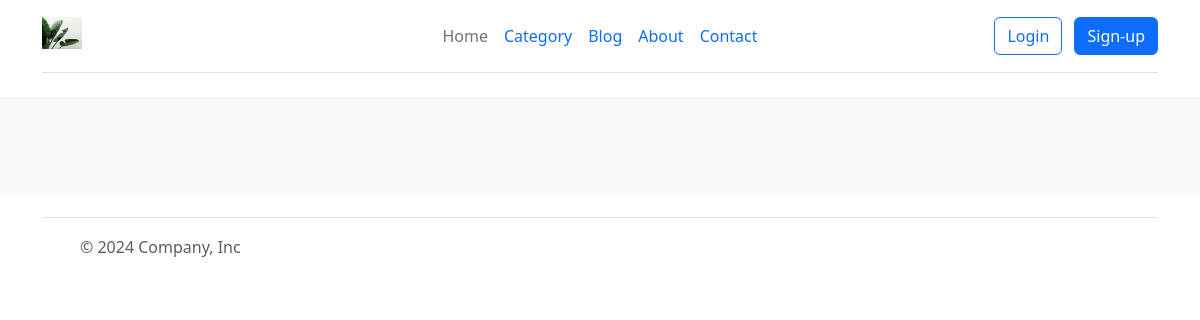
The app's page /blogs/, older data.
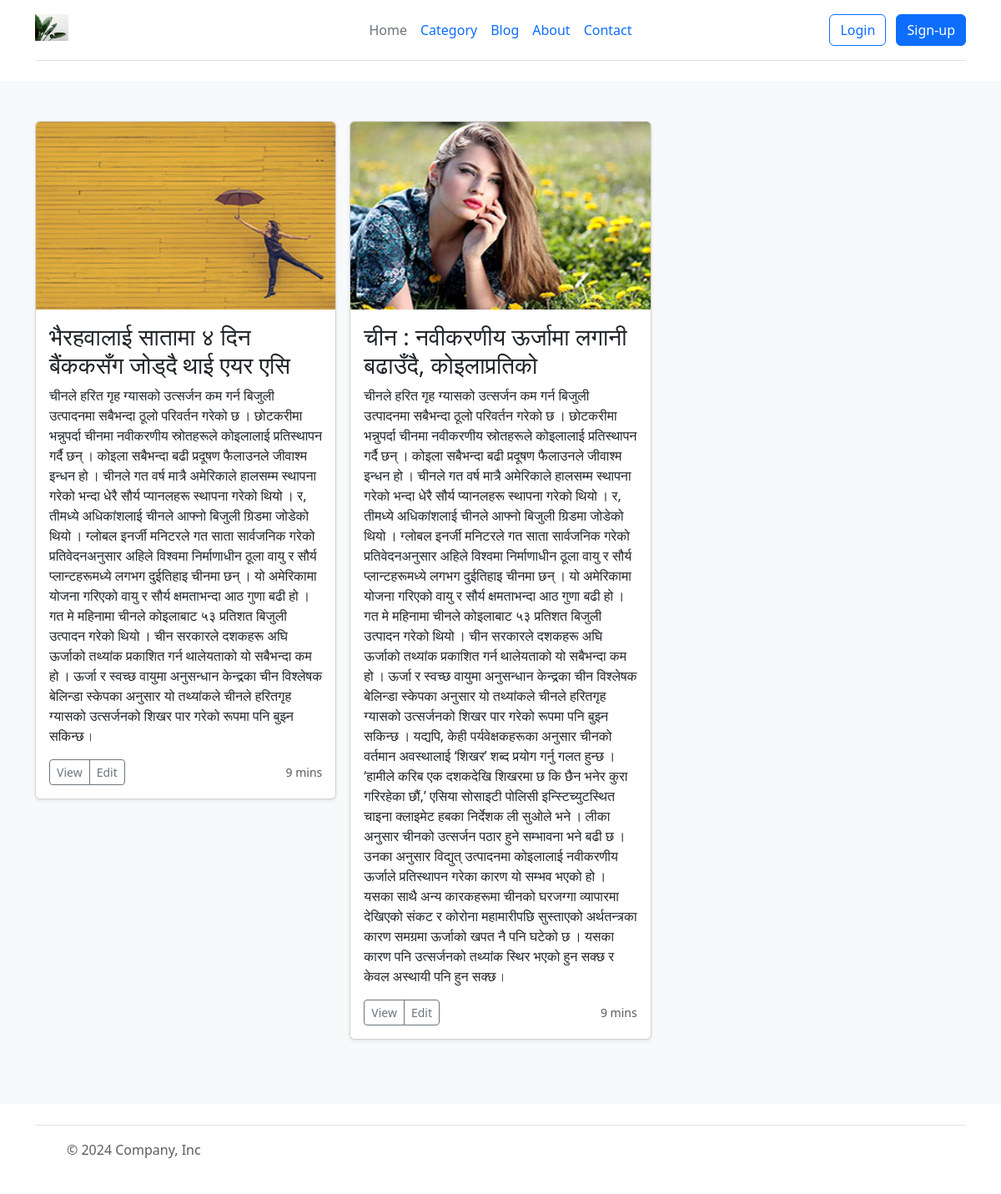
The same page, newer data.
### blog/models.py (models this page shows, shortened)
class Blog(models.Model):
    title = models.CharField(max_length=50)
    description = models.TextField()
    img = models.ImageField(upload_to="blog/", blank=True,null=True )
    category = models.ForeignKey(Category,
                                 blank=True,
                                 null=True,
                                 on_delete=models.CASCADE,)
    username = models.CharField(max_length=40, null=True, blank=True)

### core/views.py (the view)
# urls.py: path('blogs/', views.BlogPage, name="blogs"),
def BlogPage(request):
    blog = Blog.objects.all()
    return render(request, "blog.html",
                  {"blog":blog})

### templates/blog.html
{% include "header.html" %}
<div class="album py-5 bg-body-tertiary">
    <div class="container">
      <div class="row row-cols-1 row-cols-sm-2 row-cols-md-3 g-3">
        {% for a in blog %}
        <div class="col">
          <div class="card shadow-sm">
            <img class="bd-placeholder-img card-img-top" width="100%" height="225" src={{a.img.url}} role="img" aria-label="Placeholder: Thumbnail" preserveAspectRatio="xMidYMid slice" focusable="false">
            <div class="card-body">
            <h3>{{a.title}}</h3>
              <p class="card-text">{{a.description}}</p>
              <div class="d-flex justify-content-between align-items-center">
                <div class="btn-group">
                  <a href={% url 'singleblog' pk=a.id %} type="button" class="btn btn-sm btn-outline-secondary">View</a>
                  <button type="button" class="btn btn-sm btn-outline-secondary">Edit</button>
                </div>
                <small class="text-body-secondary">9 mins</small>
              </div>
            </div>
          </div>
        </div>
        {% endfor %}
      </div>
    </div>
</div>
{% include "footer.html" %}

Row changes from the older to the newer data that the page shows:
added Blog: img (picture), title "भैरहवालाई सातामा ४ दिन बैंककसँग जोड्दै थाई एयर एसि", description "चीनले हरित गृह ग्यासको उत्सर्जन कम गर्न बिजुली उत्पादनमा सबैभन्दा ठूलो परिवर्तन गरेको छ । छोटकरीमा भन्नुपर्दा चीनमा नवीकरणीय स्रोतहरूले कोइलालाई प्रतिस्थापन गर्दै छन् । कोइला सबैभन्दा बढी प्रदूषण फैलाउनले जीवाश्म इन्धन हो । चीनले गत वर्ष मात्रै अमेरिकाले हालसम्म स्थापना गरेको भन्दा धेरै सौर्य प्यानलहरू स्थापना गरेको थियो । र, तीमध्ये अधिकांशलाई चीनले आफ्नो बिजुली ग्रिडमा जोडेको थियो । ग्लोबल इनर्जी मनिटरले गत साता सार्वजनिक गरेको प्रतिवेदनअनुसार अहिले विश्वमा निर्माणाधीन ठूला वायु र सौर्य प्लान्टहरूमध्ये लगभग दुईतिहाइ चीनमा छन् । यो अमेरिकामा योजना गरिएको वायु र सौर्य क्षमताभन्दा आठ गुणा बढी हो । गत मे महिनामा चीनले कोइलाबाट ५३ प्रतिशत बिजुली उत्पादन गरेको थियो । चीन सरकारले दशकहरू अघि…"
added Blog: img (picture), title "चीन : नवीकरणीय ऊर्जामा लगानी बढाउँदै, कोइलाप्रतिको", description "चीनले हरित गृह ग्यासको उत्सर्जन कम गर्न बिजुली उत्पादनमा सबैभन्दा ठूलो परिवर्तन गरेको छ । छोटकरीमा भन्नुपर्दा चीनमा नवीकरणीय स्रोतहरूले कोइलालाई प्रतिस्थापन गर्दै छन् । कोइला सबैभन्दा बढी प्रदूषण फैलाउनले जीवाश्म इन्धन हो । चीनले गत वर्ष मात्रै अमेरिकाले हालसम्म स्थापना गरेको भन्दा धेरै सौर्य प्यानलहरू स्थापना गरेको थियो । र, तीमध्ये अधिकांशलाई चीनले आफ्नो बिजुली ग्रिडमा जोडेको थियो । ग्लोबल इनर्जी मनिटरले गत साता सार्वजनिक गरेको प्रतिवेदनअनुसार अहिले विश्वमा निर्माणाधीन ठूला वायु र सौर्य प्लान्टहरूमध्ये लगभग दुईतिहाइ चीनमा छन् । यो अमेरिकामा योजना गरिएको वायु र सौर्य क्षमताभन्दा आठ गुणा बढी हो । गत मे महिनामा चीनले कोइलाबाट ५३ प्रतिशत बिजुली उत्पादन गरेको थियो । चीन सरकारले दशकहरू अघि…"
